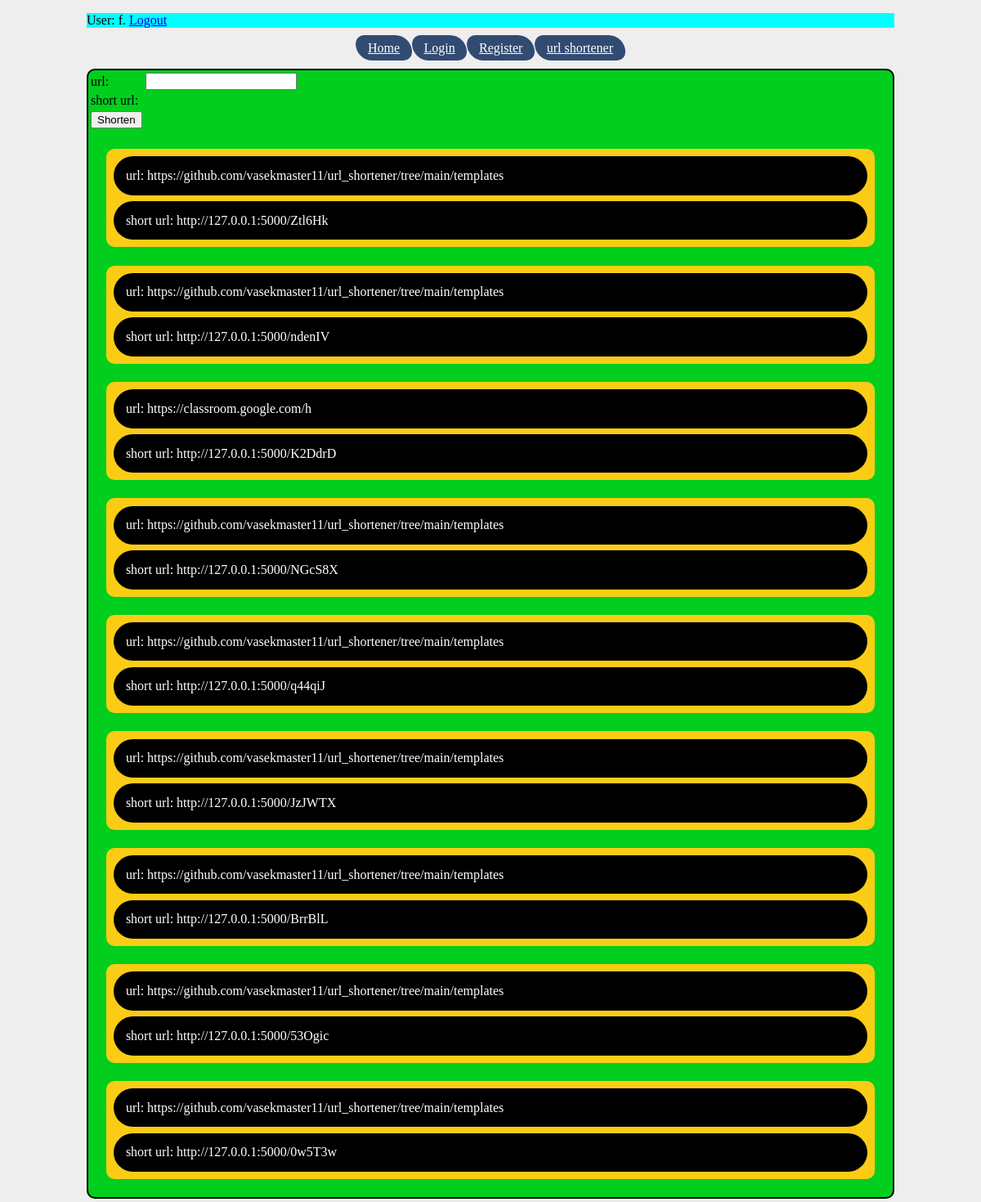
The page /url_short (signed in) on the database as committed earlier.
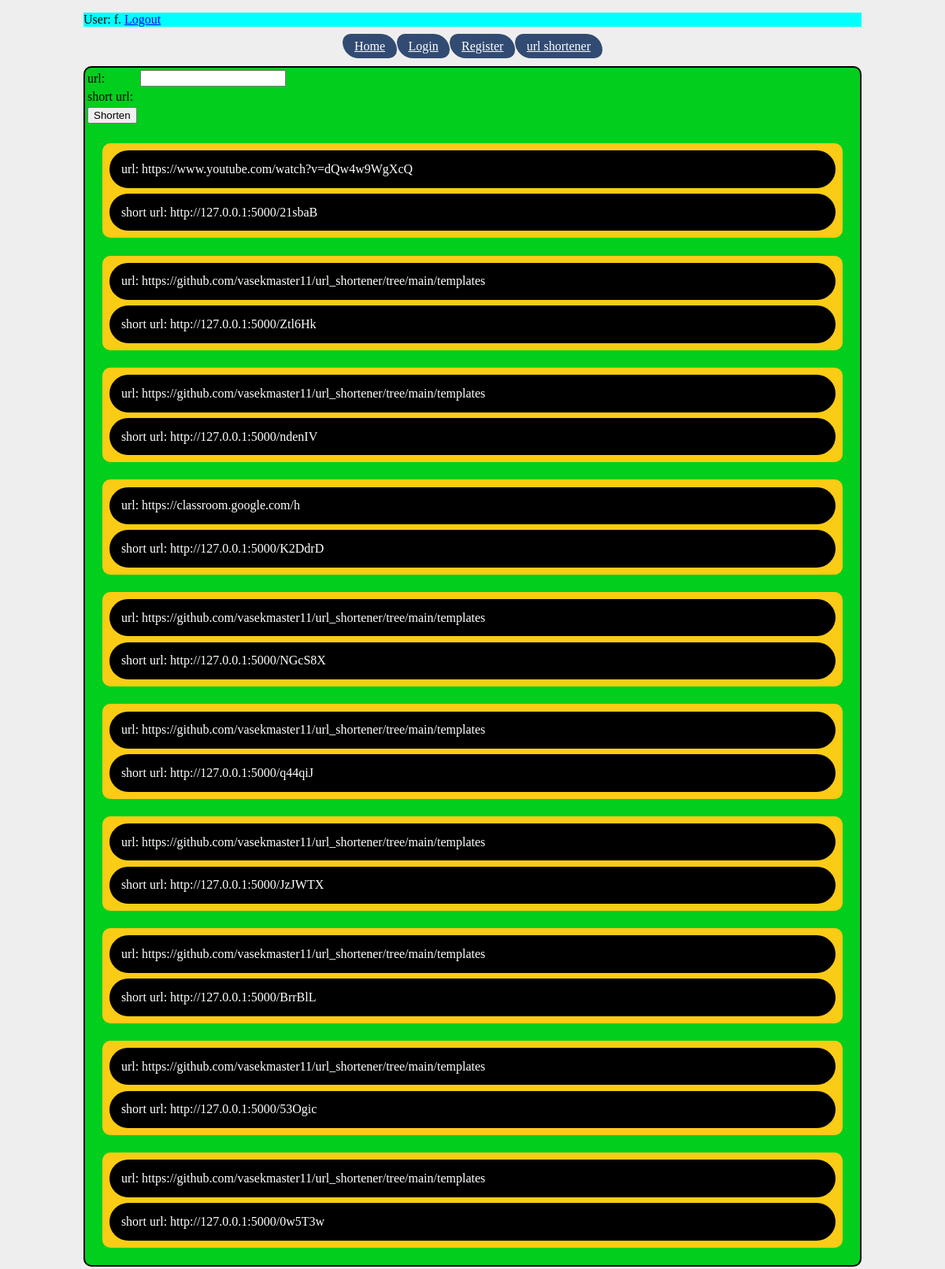
The same page on the database as committed later.
### tables this page shows
CREATE TABLE "url" (
	"id"	INTEGER,
	"short_url"	TEXT NOT NULL UNIQUE,
	"long_url"	TEXT NOT NULL,
	"u_id"	INTEGER,
	PRIMARY KEY("id" AUTOINCREMENT)
);

### webface.py (the view)
@app.route('/url_short', methods=['GET'])
def url_short():
    if 'user' in session:
        with SQLite('data.sqlite') as cur:
            u_id = cur.execute('SELECT id FROM user WHERE username = ?',[session['user']]).fetchone()[0]
            response = cur.execute('SELECT long_url, short_url FROM url WHERE u_id = ?',[u_id]).fetchall()
        return render_template('url_short.html', response=response)
    else:
        return render_template('url_short.html')

### sqlitewrap.py (called while the page is built)
    def __enter__(self):
        self.conn = sqlite3.connect(self.file)
        self.conn.row_factory = sqlite3.Row
        return self.conn.cursor()

    def __exit__(self, type, value, traceback):
        self.conn.commit()
        self.conn.close()

### templates/url_short.html (shortened to what this page needs)
{% extends 'base.html' %}
{% block obsah %}
<form class="url_form" method="post">
  <table>
    <tr>
      <td>url:</td>
      <td><input type="text" name="url_long"></td>
    </tr>
      <td>short url:</td>
    <tr>
      <td><button>Shorten</button></td>
    </tr>
  </table>
{% for long_url, short_url in response|reverse %}
<div class="urls">
<p class="url">url: <a class="hidden" href="{{long_url}}">{{long_url}}</a></p>
<p class="url">short url: <a class="hidden" href="http://127.0.0.1:5000/{{short_url}}">http://127.0.0.1:5000/{{short_url}}</a></p>
</div>
{% endfor %}
{% endblock obsah %}

### templates/base.html (shortened to what this page needs)
<!doctype html>
<html lang="cs">
<head>
  <link rel="stylesheet" href="{{ url_for('static', filename='styles.css') }}">
</head>
<body>
<p class="usr">
{% if 'user' in session %}
User: {{ session['user'] }}.
<a href="{{ url_for('logout') }}">Logout</a>
{% else %}
Nobody is loged in.
{% endif %}
</p>
<nav>
  <p class="link"><a href="{{ url_for('base') }}">Home</a><a href="{{ url_for('login') }}">Login</a><a href="{{ url_for('register') }}">Register</a><a href="{{ url_for('url_short') }}">url shortener</a></p>
</nav>
{% block obsah %}{% endblock obsah %}
</body>
</html>

### static/styles.css (style rules this page uses)
body { background-color: #eeeeee; padding-left: 1em; padding-right: 1em; margin-left: 90px; margin-right: 90px; }
.link { text-align: center; }
.link a { background-color: #324b72; border-radius: 25px 50px 25px; padding: 1ex 2ex; color: white; }
.url { background-color: #000000; border-radius: 25px 25px; padding:2ex; margin: 1ex; color: white; }
.urls { background-color: #FACC15; border-radius: 10px; margin: 3ex; padding: 0.25ex; }
.url_form { background-color: rgb(1, 206, 29); border-style: solid; border-color: rgb(0, 0, 0); border-width: 2px; border-radius: 10px; }
.usr { background-color: aqua; }
.hidden { color: rgb(255, 255, 255); text-decoration: none; }

Rows that differ between the two databases and show on the page:
added url: long_url "https://www.youtube.com/watch?v=dQw4w9WgXcQ", short_url "21sbaB"
